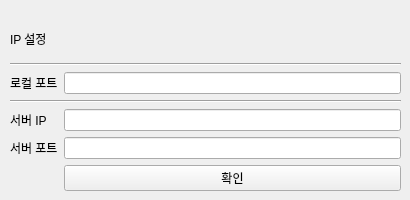
        <widget class="QWidget" name="page_3">
         <widget class="QWidget" name="widget" native="true">
          <property name="geometry">
           <rect>
            <x>10</x>
            <y>20</y>
            <width>391</width>
            <height>171</height>
           </rect>
          </property>
          <layout class="QGridLayout" name="gridLayout_4">
           <item row="5" column="1">
            <widget class="QLineEdit" name="lineEdit_3"/>
           </item>
           <item row="3" column="0" colspan="2">
            <widget class="Line" name="line">
             <property name="orientation">
              <enum>Qt::Horizontal</enum>
             </property>
            </widget>
           </item>
           <item row="4" column="0">
            <widget class="QLabel" name="label_3">
             <property name="text">
              <string>서버 IP</string>
             </property>
            </widget>
           </item>
           <item row="1" column="0" colspan="2">
            <widget class="Line" name="line_2">
             <property name="orientation">
              <enum>Qt::Horizontal</enum>
             </property>
            </widget>
           </item>
           <item row="4" column="1">
            <widget class="QLineEdit" name="lineEdit_2"/>
           </item>
           <item row="5" column="0">
            <widget class="QLabel" name="label_4">
             <property name="text">
              <string>서버 포트</string>
             </property>
            </widget>
           </item>
           <item row="2" column="1">
            <widget class="QLineEdit" name="lineEdit"/>
           </item>
           <item row="2" column="0">
            <widget class="QLabel" name="label_2">
             <property name="text">
              <string>로컬 포트</string>
             </property>
            </widget>
           </item>
           <item row="0" column="0">
            <widget class="QLabel" name="label">
             <property name="text">
              <string>IP 설정</string>
             </property>
            </widget>
           </item>
           <item row="6" column="1">
            <widget class="QPushButton" name="pushButton_67">
             <property name="text">
              <string>확인</string>
             </property>
            </widget>
           </item>
          </layout>
         </widget>
        </widget>
